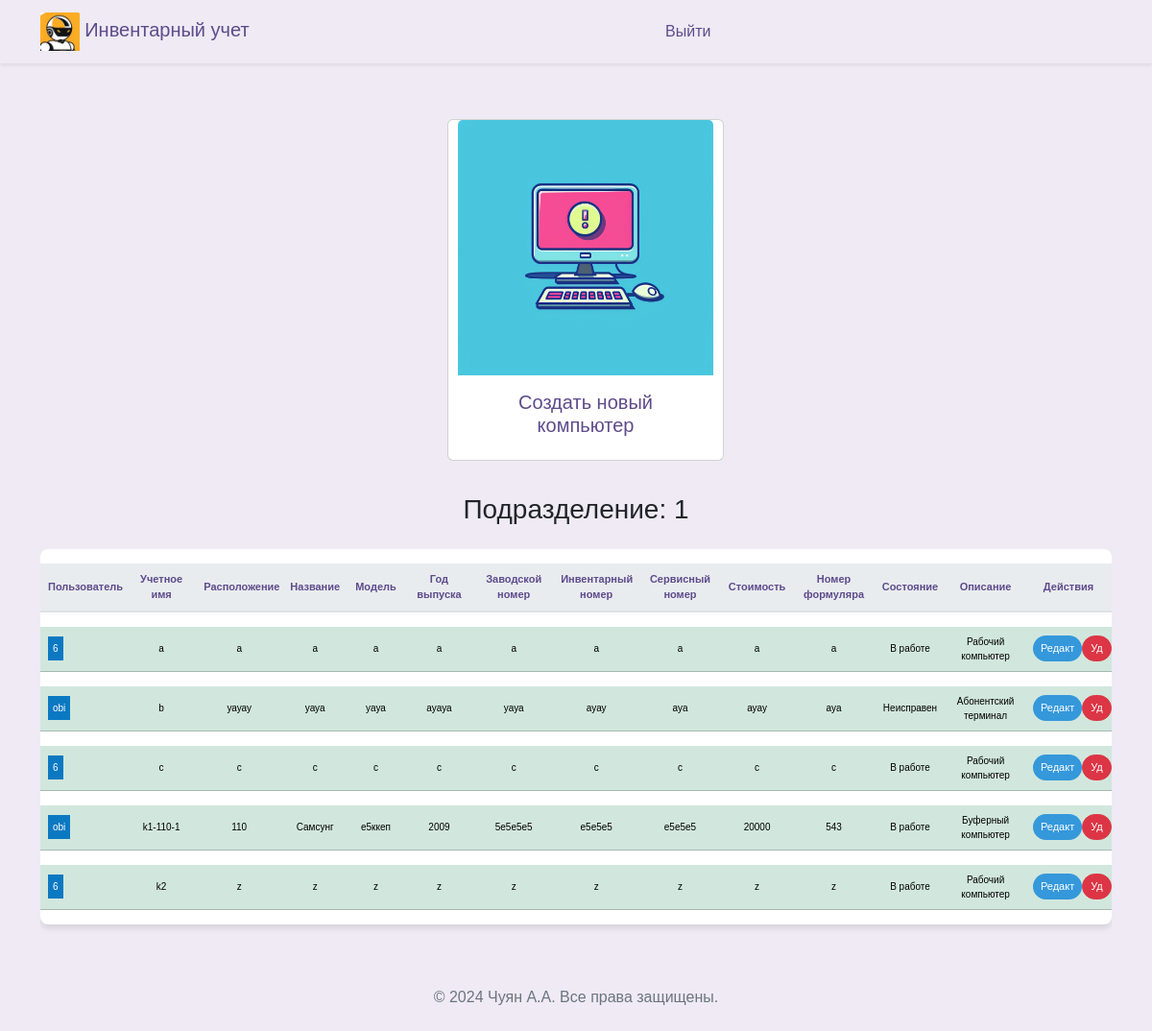
/arms (signed in), run on an earlier commit of the app's database.
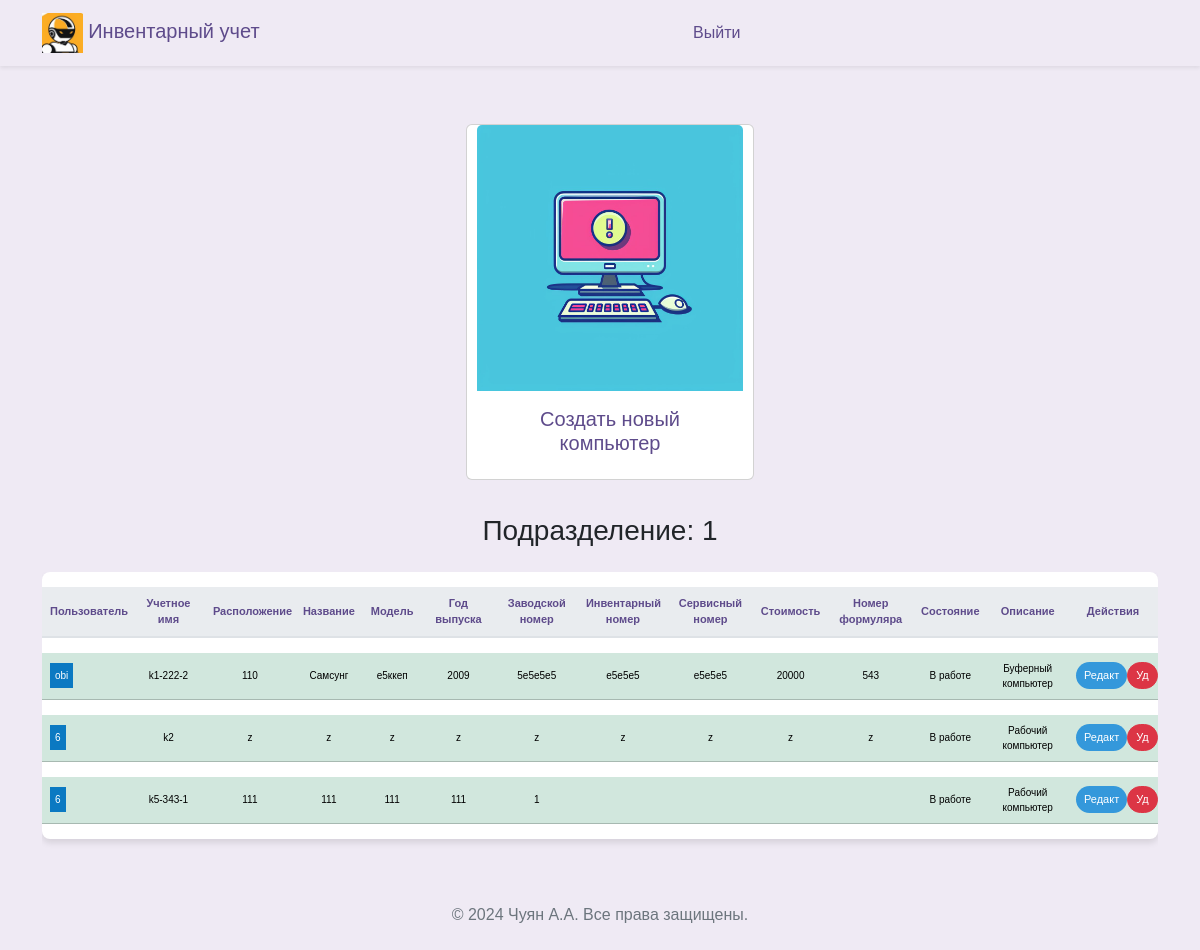
And on a later commit of the database.
### src/database/models.py (models this page shows)
class Worker(Base):
    __tablename__ = "worker"
    id = Column(Integer, primary_key=True)
    role = Column(Enum(Role), default=Role.guest)
    fio = Column(String)
    name = Column(String, unique=True)
    password = Column(String)
    department = Column(String)
    position = Column(String)
    description = Column(String, default=None)
    conn_worker_arm = relationship(
        "Arm", back_populates="conn_arm_worker"
    )

class Arm(Base):
    __tablename__ = "arm"
    id = Column(Integer, primary_key=True)
    title = Column(String, unique=True)
    department_arm = Column(String)
    location = Column(String)
    name = Column(String)
    model = Column(String)
    release = Column(String)
    num_serial = Column(String)
    num_invent = Column(String)
    num_service = Column(String)
    price = Column(String)
    formular = Column(String)
    state = Column(String)
    description = Column(String, default=None)
    description2 = Column(String, default=None)
    description3 = Column(String, default=None)
    id_worker = Column(Integer, ForeignKey("worker.id"), default=1)
    conn_arm_worker = relationship(
        "Worker", back_populates="conn_worker_arm"
    )

### src/frontend/router.py (the view)
@router.get("/arms")
async def get_arms(
    request: Request,
    worker: Worker = Depends(get_worker_or_redirect),
    session: AsyncSession = Depends(get_session),
):
    data = await CRUDArm.get_all_arm_sorted(session)
    data_worker = await CRUDWorker.get_all(session)
    log.debug(f"Debug --- /arms data= {data}")
    log.debug(f"Debug --- /arms data_users= {data_worker}")
    log.debug(f"Debug --- /arms data_users[0].name= {data_worker[0].name}")
    return templates.TemplateResponse(
        "arms/index.html",
        {"request": request, "worker": worker, "data": data, "data_worker": data_worker},
    )

### src/frontend/template/arms/index.html (shortened to what this page needs)
{% extends "base/base.html" %}
{% block content %}
<head>
</head>
<div class="d-flex flex-wrap justify-content-center align-items-center">
  <a class="nav-link " href="#"
  data-bs-toggle="modal"
  data-bs-target="#modalCreateArm"
  data-bs-department-arm= "{{worker.department}}"
  >
    <div class="card" style="width: 18rem; margin: 10px;">
      <img src="../frontend/assets/img/arm.jpg" class="card-img-top" alt="...">
      <div class="card-body">
        <h5 class="card-title" style="text-align: center;">Создать новый компьютер</h5>
    </div>
  </a>
</div>
<div class="row">
  <div class="col-12">
    <h3 class="mb-4" style="margin-bottom: 60px; text-align: center;">Подразделение: {{ worker.department }}</h3>
    <div class="table-responsive">
      <table class="table table-hover table-shadow table-rounded">
        <thead>
          <tr>
            <th scope="col" >Пользователь</th>
            <th scope="col" >Учетное имя</th>
            <th scope="col" >Расположение</th>
            <th scope="col" >Название</th>
            <th scope="col" >Модель</th>
            <th scope="col" >Год выпуска</th>
            <th scope="col" >Заводской номер</th>
            <th scope="col" >Инвентарный номер</th>
            <th scope="col" >Сервисный номер</th>
            <th scope="col" >Стоимость</th>
            <th scope="col" >Номер формуляра</th>
            <th scope="col" >Состояние</th>
            <th scope="col" >Описание</th>
            <th scope="col" >Действия</th>
          </tr>
        </thead>
        <tbody class="text-center">
          {% for tuple in data %}
            {% set object = tuple %}
              {% if object.department_arm == worker.department %}
                {% for tuple2 in data_worker %}
                  {% if tuple2.id == object.id_worker %}
                    <tr class="table-success">
                      <td>
                        <div style="display: flex;">
                          <span style="background-color: #0b79c2; color: white; padding: 5px;">
                              {% set varUserName = tuple2.name %}
                              {% set varUserId = tuple2.id %}
                              {{varUserName}}
                          </span>
                        </div>
                      </td>
                      <td>{{ object.title }}</td>
                      <td>{{ object.location }}</td>
                      <td>{{ object.name }}</td>
                      <td>{{ object.model }}</td>
                      <td>{{ object.release }}</td>
                      <td>{{ object.num_serial }}</td>
                      <td>{{ object.num_invent }}</td>
                      <td>{{ object.num_service }}</td>
                      <td>{{ object.price }}</td>
                      <td>{{ object.formular }}</td>
                      <td>{{ object.state }}</td>
                      <td>{{ object.description }}</td>
                      <td>
                        <div style="display: flex;">
                          <button type="button" class="btn btn-primary btn-sm" style="background-color: #3498db; color: white; font-size: 11px;"
                            data-bs-toggle="modal"
                            data-bs-target="#modalUpdate"
                            data-bs-id="{{object.id}}"
                            data-bs-user="{{varUserName}}"
                            data-bs-title="{{object.title}}"
                            data-bs-location="{{object.location}}"
                            data-bs-name="{{object.name}}"
                            data-bs-model="{{object.model}}"
                            data-bs-release="{{object.release}}"
                            data-bs-num_serial="{{object.num_serial}}"
                            data-bs-num_invent="{{object.num_invent}}"
                            data-bs-num_service="{{object.num_service}}"
                            data-bs-price="{{object.price}}"
                            data-bs-formular="{{object.formular}}"
                            data-bs-state="{{object.state}}"
                            data-bs-description="{{object.description}}"
                            data-bs-workerdepartment= "{{worker.department}}"
                            data-bs-user_id="{{varUserId}}"
                            console.log(data-bs-user)
                            >
                            Редакт
                          </button>
                          <button type="button" class="btn btn-danger btn-sm" style="color: white; font-size: 11px;"
                            onclick="deleteArm('{{ object.id }}')">
                            Уд
                          </button>
                        </div>
                      </td>
                    </tr>
                {% endif %}
              {% endfor %}
            {% endif %}
          {% endfor %}
        </tbody>
      </table>
    </div>
  </div>
</div>
{% endblock %}

### src/frontend/template/base/base.html (shortened to what this page needs)
<!DOCTYPE html>
<html lang="ru">
<head>{% include 'base/head.html' %}</head>
<body>
  {% include 'base/nav.html' %}
  <div class="container my-5">
    {% block content %}{% endblock %}
  </div>
  {% include 'base/footer.html' %}
</body>
</html>

### src/frontend/template/base/head.html (shortened to what this page needs)
<head>
  <link rel="stylesheet" href="/frontend/assets/css/bootstrap.min.css">
  <link href="/frontend/assets/css/select2.min.css" rel="stylesheet" />
  <link rel="stylesheet" href="/frontend/assets/css/base.css">
</head>

### src/frontend/template/base/nav.html
<nav class="navbar navbar-expand-lg navbar-light shadow-sm">
    <div class="container">
      <a class="navbar-brand" href="/">
        <img src="/frontend/assets/img/logo_min.jpg" alt="Педагог Logo" id="brand-logo" style="max-height: 40px;"> Инвентарный учет
      </a>
      <div class="collapse navbar-collapse" id="navbarNav">
        {% if user %}
        <ul class="navbar-nav mx-auto">
          {% if worker.role == 'admin' %}
          <li class="nav-item {% if request_path == '/worker' %}active{% endif %}">
            <a class="nav-link" href="/worker">Кабинет администратора</a>
          </li>
          {% endif %}
          {% if worker.role == 'user' %}
          <li class="nav-item {% if request_path == '/prepod' %}active{% endif %}">
            <a class="nav-link" href="/prepod">Кабинет ответсвтенного за учет</a>
          </li>
          {% endif %}
        </ul>
        {% else %}
        <ul class="navbar-nav mx-auto ml-md-auto">
          <li class="nav-item {% if request_path == '/auth' %}active{% endif %}">
            <a class="nav-link" href="/logout">Выйти</a>
          </li>
        </ul>
        {% endif %}
      </div>
    </div>
</nav>

### src/frontend/template/base/footer.html
﻿<footer style="text-align: center;">
  <p>&copy; 2024 Чуян А.А. Все права защищены.</p>
</footer>

### src/frontend/assets/css/base.css (style rules this page uses)
body { margin: 0; font-family: 'Nunito Sans', Arial, sans-serif; background-color: #efeaf4; }
.navbar { background-color: rgb(255, 255, 255), 255, 255); box-shadow: 0 4px 6px rgba(0, 0, 0, 0.1); }
.navbar-brand, .nav-link { color: #5e4b8b !important; }
.nav-link { margin: 0 10px; border-radius: 20px; transition: background-color 0.3s, color 0.3s; }
p { color: #6c757d; }
.table { background-color: #ffffff; color: #5e4b8b; border-collapse: separate; border-spacing: 0 15px; }
.table th, .table td { border-top: none !important; vertical-align: middle; }
.table thead th { background-color: #e9ecef; color: #5e4b8b; border-bottom: 2px solid #dee2e6; }
.table .btn, .table a { color: #7e57c2; transition: color 0.3s; }
.table td { padding: .5rem; }
.table-rounded { border-radius: .5rem; overflow: hidden; }
.table-shadow { box-shadow: 0 4px 6px rgba(0, 0, 0, 0.1); }
.btn { border-radius: 20px; }
.btn-primary { background-color: #8e44b0; border: none; color: #ffffff; transition: background-color 0.3s, color 0.3s, box-shadow 0.3s; }

### src/frontend/template/arms/index.html (style rules this page uses)
table { font-family: Arial, sans-serif; }
.table th, .table td { max-width: 90px; }
td { font-size: 10px; }
th { text-align: center; font-size: 11px; }

What changed in the data, as far as the page shows it:
removed Arm: title "a", location "a", name "a", model "a", release "a", num_serial "a", num_invent "a", num_service "a", price "a", formular "a", state "В работе", description "Рабочий компьютер", Worker (name "6")
removed Arm: title "b", location "уауау", name "уауа", model "уауа", release "ауауа", num_serial "уауа", num_invent "ауау", num_service "ауа", price "ауау", formular "ауа", state "Неисправен", description "Абонентский терминал", Worker (name "obi")
changed Arm "Самсунг": title "k1-110-1" → "k1-222-2"
changed Arm (number 3 of 3 on the later page): title "c" → "k5-343-1"; location "c" → "111"; name "c" → "111"; model "c" → "111"; release "c" → "111"; num_serial "c" → "1"; num_invent "c" → (not shown); num_service "c" → (not shown); price "c" → (not shown); formular "c" → (not shown); moves down the list
